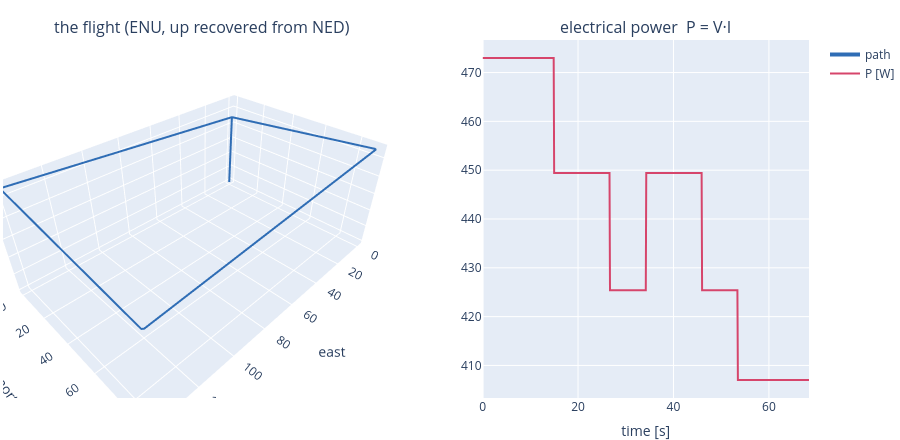

Notebook code cell kept with this figure:
### Markdown cell above
## 3. From logs to segments: the ingest pipeline

Real logs are PX4 ULog files. The pipeline (`ingest.py`) is four pure-pandas
stages — align asynchronous topics onto a uniform grid, convert **NED → ENU**
(`vehicle_local_position` is z-*down*; getting this wrong silently inverts the
ledger), slice into segments with **densified** length (`Σ|Δpos|` over the fine
samples, always ≥ the chord — the tunneling guard) and honest `∫V·I dt` energy,
then apply the quality gates. Here we drive it with a synthetic PX4-convention
raw flight so it runs offline; on real data only the *parser* changes.

### Code cell
spec = RawFlightSpec(
    waypoints=np.array([[0, 0, 0], [0, 0, 45], [140, 0, 55], [140, 90, 45],
                        [0, 90, 55], [0, 0, 45], [0, 0, 0]], float),
    speed=12.0, climb_speed=3.0, climb_current_gain=0.5, wind=(4.0, 0.0),
)
raw = simulate_raw_flight(spec, log_id="demo")
track = align_flight(raw)
seg = segment_track(track, raw, IngestConfig(trim_s=0.0, seg_dt=4.0))
chord = np.sqrt(seg[["dx", "dy", "dz"]].pow(2).sum(1))
print(f"aligned {len(track)} grid samples -> {len(seg)} segments")
print(f"densified length >= chord for every segment: {(seg['length'] >= chord - 1e-6).all()}")
print(f"climb segments have dz>0 and outdraw descents: "
      f"{(seg[seg.dz>2].energy/seg[seg.dz>2].dt).mean():.0f} W vs "
      f"{(seg[seg.dz<-2].energy/seg[seg.dz<-2].dt).mean():.0f} W")

t = np.array(track["t"]); p = track[["e", "n", "u"]].to_numpy()
fig = make_subplots(rows=1, cols=2, specs=[[{"type": "scene"}, {"type": "xy"}]],
                    column_widths=[0.55, 0.45],
                    subplot_titles=("the flight (ENU, up recovered from NED)",
                                    "electrical power  P = V·I"))
fig.add_trace(go.Scatter3d(x=p[:, 0], y=p[:, 1], z=p[:, 2], mode="lines",
                           line=dict(color=PALETTE["primary"], width=4), name="path"),
              row=1, col=1)
fig.add_trace(go.Scatter(x=t, y=np.array(track["power"]), mode="lines",
                         line=dict(color=PALETTE["rose"], width=2), name="P [W]"),
              row=1, col=2)
fig.update_layout(height=440, paper_bgcolor="white",
                  scene=dict(xaxis_title="east", yaxis_title="north", zaxis_title="up"),
                  margin=dict(l=0, r=0, t=40, b=0))
fig.update_xaxes(title="time [s]", row=1, col=2)
fig.show()

### Figure 1 — Plotly figure (JSON) as saved in the notebook; plotly's stock layout.template omitted (floating-point values rounded to 4 significant figures; data arrays with more than 128 entries replaced by an {"elided": "..."} marker saying what was removed)
{"data": [{"line": {"color": "#2f6db5", "width": 4}, "mode": "lines", "name": "path", "scene": "scene", "type": "scatter3d", "x": {"elided": "685 float values"}, "y": {"elided": "685 float values"}, "z": {"elided": "685 float values"}}, {"line": {"color": "#d6456b", "width": 2}, "mode": "lines", "name": "P [W]", "type": "scatter", "x": {"elided": "685 float values"}, "xaxis": "x", "y": {"elided": "685 float values"}, "yaxis": "y"}], "layout": {"annotations": [{"font": {"size": 16}, "showarrow": false, "text": "the flight (ENU, up recovered from NED)", "x": 0.2475, "xanchor": "center", "xref": "paper", "y": 1.0, "yanchor": "bottom", "yref": "paper"}, {"font": {"size": 16}, "showarrow": false, "text": "electrical power  P = V·I", "x": 0.7975, "xanchor": "center", "xref": "paper", "y": 1.0, "yanchor": "bottom", "yref": "paper"}], "height": 440, "margin": {"b": 0, "l": 0, "r": 0, "t": 40}, "paper_bgcolor": "white", "scene": {"domain": {"x": [0.0, 0.495], "y": [0.0, 1.0]}, "xaxis": {"title": {"text": "east"}}, "yaxis": {"title": {"text": "north"}}, "zaxis": {"title": {"text": "up"}}}, "xaxis": {"anchor": "y", "domain": [0.595, 1.0], "title": {"text": "time [s]"}}, "yaxis": {"anchor": "x", "domain": [0.0, 1.0]}}}
